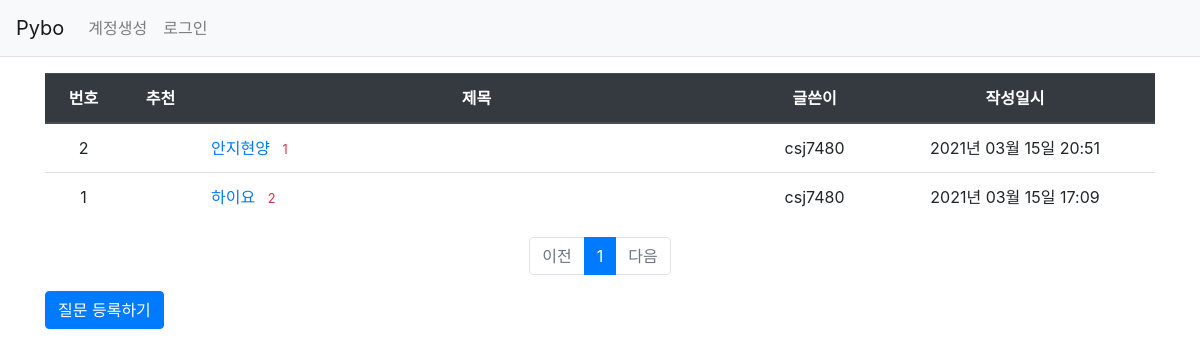
Page /question/list/ on the committed database.
### pybo/models.py (models this page shows)
class Question(db.Model):
    id = db.Column(db.Integer, primary_key=True)
    subject = db.Column(db.String(200), nullable=False)
    content = db.Column(db.Text(), nullable=False)
    create_date = db.Column(db.DateTime(), nullable=False)
    user_id = db.Column(db.Integer, db.ForeignKey('user.id', ondelete='CASCADE'), nullable=False)
    user = db.relationship('User', backref=db.backref('question_set'))
    modify_date = db.Column(db.DateTime(),nullable = True)
    voter= db.relationship('User', secondary=question_voter, backref = db.backref('question_voter_set'))

class User(db.Model):
    id = db.Column(db.Integer, primary_key=True)
    username = db.Column(db.String(150), unique=True, nullable=False)
    password = db.Column(db.String(200), nullable=False)
    email = db.Column(db.String(120), unique=True, nullable=False)

### pybo/views/question_views.py (the view)
@bp.route('/list/')
def _list():
    page = request.args.get('page', type=int, default=1)  # 페이지
    question_list = Question.query.order_by(Question.create_date.desc())
    question_list = question_list.paginate(page, per_page=10)
    return render_template('question/question_list.html', question_list=question_list)

### pybo/filter.py (called while the page is built)
def format_datetime(value, fmt='%Y년 %m월 %d일 %H:%M'):
    return value.strftime(fmt)

### pybo/views/auth_views.py (called while the page is built)
@bp.before_app_request
def load_logged_in_user():
    user_id = session.get('user_id')
    if user_id is None:
        g.user = None
    else:
        g.user = User.query.get(user_id)

### pybo/templates/question/question_list.html (shortened to what this page needs)
{% extends 'base.html' %}
{% block content %}
<div class="container my-3">
    <table class="table">
        <thead>
        <tr class="text-center thead-dark">
            <th>번호</th>
            <th>추천</th>
            <th style = "width:50%">제목</th>
            <th>글쓴이</th>
            <th>작성일시</th>
        </tr>
        </thead>
        <tbody>
        {% if question_list %}
        {% for question in question_list.items %}
        <tr class = "text-center">
            <td>{{ question_list.total - ((question_list.page-1) * question_list.per_page) - loop.index0 }}</td>
            <td>
            </td>
            <td class = "text-left">
                <a href="{{ url_for('question.detail', question_id=question.id) }}">{{ question.subject }}</a>
                {% if question.answer_set|length > 0 %}
                <span class="text-danger small ml-2">{{ question.answer_set|length }}</span>
                {% endif %}
            </td>
            <td>{{question.user.username}}</td>
            <td>{{ question.create_date|datetime }}</td>
        </tr>
        {% endfor %}
        {% else %}
        <tr>
            <td colspan="3">질문이 없습니다.</td>
        </tr>
        {% endif %}
        </tbody>
    </table>
    <ul class="pagination justify-content-center">
        {% if question_list.has_prev %}
        <li class="page-item">
            <a class="page-link" href="?page={{ question_list.prev_num }}">이전</a>
        </li>
        {% else %}
        <li class="page-item disabled">
            <a class="page-link" tabindex="-1" aria-disabled="true" href="#">이전</a>
        </li>
        {% endif %}
        {% for page_num in question_list.iter_pages() %}
            {% if page_num %}
                {% if page_num != question_list.page %}
                <li class="page-item">
                    <a class="page-link" href="?page={{ page_num }}">{{ page_num }}</a>
                </li>
                {% else %}
                <li class="page-item active" aria-current="page">
                    <a class="page-link" href="#">{{ page_num }}</a>
                </li>
                {% endif %}
           {% else %}
                <li class="disabled">
                    <a class="page-link" href="#">...</a>
                </li>
           {% endif %}
        {% endfor %}
        {% if question_list.has_next %}
        <li class="page-item">
            <a class="page-link" href="?page={{ question_list.next_num }}">다음</a>
        </li>
        {% else %}
        <li class="page-item disabled">
            <a class="page-link" tabindex="-1" aria-disabled="true" href="#">다음</a>
        </li>
        {% endif %}
    </ul>
    <a href="{{ url_for('question.create') }}" class="btn btn-primary">질문 등록하기</a>
</div>
{% endblock %}

### pybo/templates/base.html (shortened to what this page needs)
<!doctype html>
<html lang="ko">
<head>
    <link rel="stylesheet" href="{{ url_for('static', filename='bootstrap.min.css') }}">
    <link rel="stylesheet" href="{{ url_for('static', filename='style.css') }}">
</head>
<body>
{% include "navbar.html" %}
{% block content %}
{% endblock %}
</body>
</html>

### pybo/templates/navbar.html (shortened to what this page needs)
<nav class="navbar navbar-expand-lg navbar-light bg-light border-bottom">
    <a class="navbar-brand" href="{{ url_for('main.index') }}">Pybo</a>
    <div class="collapse navbar-collapse flex-grow-0" id="navbarNav">
        {% if g.user %}
        <ul class="navbar-nav">
            <li class="nav-item ">
                <a class="nav-link" href="{{ url_for('auth.logout') }}">{{ g.user.username }} (로그아웃)</a>
            </li>
        </ul>
        {% else %}
        <ul class="navbar-nav">
            <li class="nav-item ">
                <a class="nav-link" href="{{ url_for('auth.signup') }}">계정생성</a>
            </li>
            <li class="nav-item ">
                <a class="nav-link" href="{{ url_for('auth.login') }}">로그인</a>
            </li>
        </ul>
        {% endif %}
    </div>
</nav>

### rows in the picture
Question: id "2", subject "안지현양", answer_set|length "1", user.username "csj7480", create_date "2021년 03월 15일 20:51"
Question: total "1", subject "하이요", answer_set|length "2", user.username "csj7480", create_date "2021년 03월 15일 17:09"

### other values in the picture
{{ page_num }} "1"
